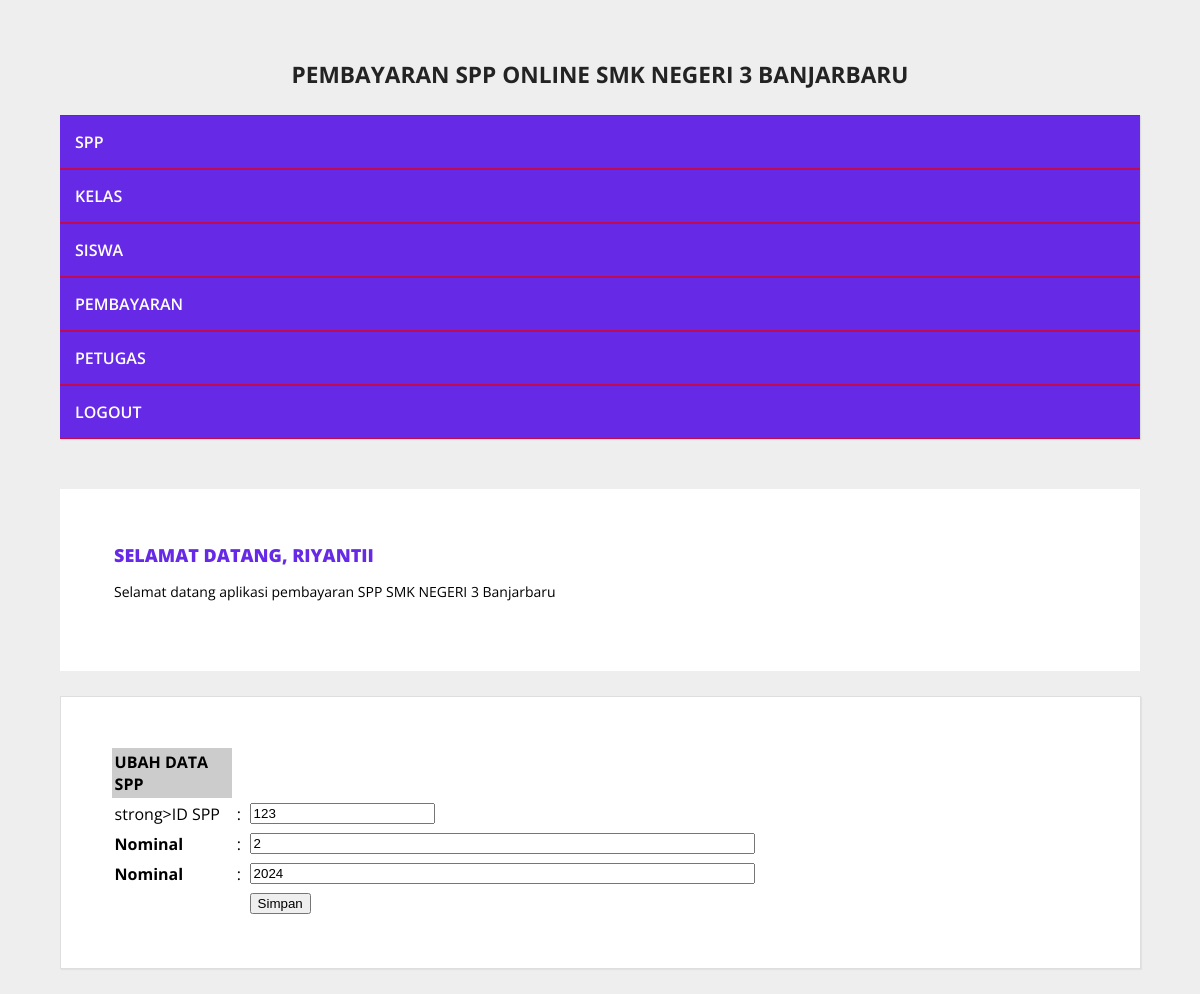
The app's page /halaman_admin.php?open=edit_spp&id_spp=123 (signed in) with its own data.
### tables this page shows
CREATE TABLE `spp` (
  `id_spp` int(5) NOT NULL,
  `tahun` int(4) NOT NULL,
  `nominal` int(10) NOT NULL
);

### edit_spp.php (the view, shortened to what this page needs)
<?php
include_once "../src/koneksi.php";
$id_spp = $_GET['id_spp'];
$sql = mysqli_query($koneksi, "SELECT * FROM spp WHERE id_spp ='$id_spp'");
$data = mysqli_fetch_array($sql);
?>
<from action="<?php $_SERVER['PHP_SELF']; ?>" method="post" name="form1" target="_self" >
    <table class="table-list" width="650" border="0" cellspancing="1" cellpadding="3">
        <tr>
            <td bgcolor="#CCCCCC"><strong> UBAH DATA SPP </strong></td>
            <td>&nbsp;</td>
            <td>&nbsp;</td>
    </tr>
    <tr>
        <td width="182">strong>ID SPP </strong></td>
        <td width="6">:</td>
        <td width="440"><input name="id_spp" type="text" value="<?php echo $data['id_spp']; ?>"
                readonly = "true" /></td>
    </tr>
    <tr>
        <td><strong>Nominal </strong></td>
        <td>:</td>
        <td><input name="nominal" type="text" value="<?php echo $data['nominal']; ?>"
                size="60" maxlength="100" /></td>
    </tr>
    <tr>
        <td><strong>Nominal </strong></td>
        <td>:</td>
        <td><input name="tahun" type="text" value="<?php echo $data['tahun']; ?>"
                size="60" maxlength="100" /></td>
    </tr>
    <tr>
        <td>&nbsp;</td>
        <td>&nbsp;</td>
        <td><input name="btnSimpan" type="submit" id="btnSimpan" value="Simpan" /></td>
    </tr>
    </table>

### style.css (style rules this page uses)
body { background: #eeeeee; margin:0; font-family: 'Open Sans', sans-serif; }

### records on screen
spp: id_spp "123", nominal "2", tahun "2024"

### other values on screen
$_SESSION['username'] "RIYANTII"
